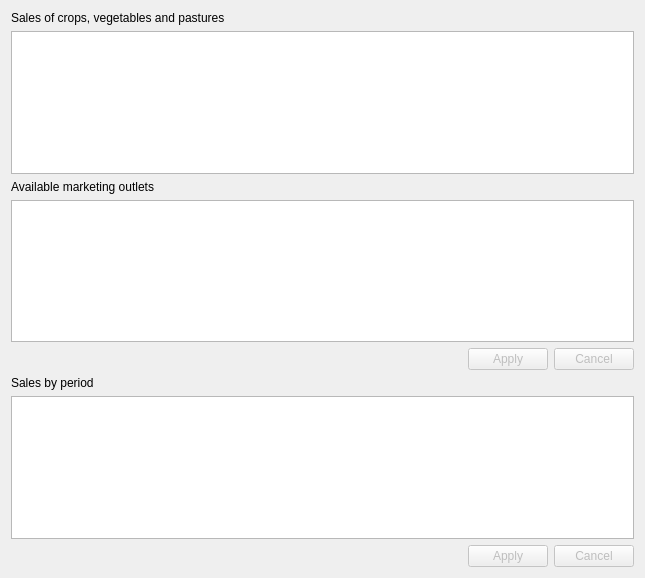
<?xml version="1.0" encoding="UTF-8"?>
<ui version="4.0">
 <class>soldprods</class>
 <widget class="QWidget" name="soldprods">
  <property name="geometry">
   <rect>
    <x>0</x>
    <y>0</y>
    <width>645</width>
    <height>578</height>
   </rect>
  </property>
  <property name="toolTip">
   <string/>
  </property>
  <layout class="QVBoxLayout" name="verticalLayout_2">
   <item>
    <widget class="QLabel" name="Label286">
     <property name="enabled">
      <bool>true</bool>
     </property>
     <property name="palette">
      <palette>
       <active>
        <colorrole role="WindowText">
         <brush brushstyle="SolidPattern">
          <color alpha="255">
           <red>0</red>
           <green>0</green>
           <blue>0</blue>
          </color>
         </brush>
        </colorrole>
       </active>
       <inactive>
        <colorrole role="WindowText">
         <brush brushstyle="SolidPattern">
          <color alpha="255">
           <red>0</red>
           <green>0</green>
           <blue>0</blue>
          </color>
         </brush>
        </colorrole>
       </inactive>
       <disabled>
        <colorrole role="WindowText">
         <brush brushstyle="SolidPattern">
          <color alpha="255">
           <red>0</red>
           <green>0</green>
           <blue>0</blue>
          </color>
         </brush>
        </colorrole>
       </disabled>
      </palette>
     </property>
     <property name="toolTip">
      <string/>
     </property>
     <property name="text">
      <string>Sales of crops, vegetables and pastures</string>
     </property>
    </widget>
   </item>
   <item>
    <widget class="QTableView" name="AdvListView1">
     <property name="enabled">
      <bool>true</bool>
     </property>
     <property name="toolTip">
      <string/>
     </property>
    </widget>
   </item>
   <item>
    <layout class="QHBoxLayout" name="horizontalLayout">
     <item>
      <layout class="QVBoxLayout" name="verticalLayout">
       <item>
        <widget class="QLabel" name="label">
         <property name="text">
          <string>Available marketing outlets</string>
         </property>
        </widget>
       </item>
       <item>
        <widget class="QTableView" name="AdvListView2">
         <property name="enabled">
          <bool>true</bool>
         </property>
         <property name="toolTip">
          <string/>
         </property>
        </widget>
       </item>
       <item>
        <layout class="QHBoxLayout" name="horizontalLayout_3">
         <item>
          <spacer name="horizontalSpacer_4">
           <property name="orientation">
            <enum>Qt::Horizontal</enum>
           </property>
           <property name="sizeHint" stdset="0">
            <size>
             <width>40</width>
             <height>20</height>
            </size>
           </property>
          </spacer>
         </item>
         <item>
          <widget class="QPushButton" name="BitBtn3">
           <property name="enabled">
            <bool>false</bool>
           </property>
           <property name="toolTip">
            <string>Save the current record</string>
           </property>
           <property name="text">
            <string>Apply</string>
           </property>
           <property name="icon">
            <iconset resource="../images.qrc">
             <normaloff>:/images/apply.png</normaloff>:/images/apply.png</iconset>
           </property>
           <property name="flat">
            <bool>false</bool>
           </property>
          </widget>
         </item>
         <item>
          <widget class="QPushButton" name="BitBtn4">
           <property name="enabled">
            <bool>false</bool>
           </property>
           <property name="toolTip">
            <string>Restore the current record</string>
           </property>
           <property name="text">
            <string>Cancel</string>
           </property>
           <property name="icon">
            <iconset resource="../images.qrc">
             <normaloff>:/images/cancel.png</normaloff>:/images/cancel.png</iconset>
           </property>
           <property name="flat">
            <bool>false</bool>
           </property>
          </widget>
         </item>
        </layout>
       </item>
      </layout>
     </item>
    </layout>
   </item>
   <item>
    <widget class="QLabel" name="Label5">
     <property name="enabled">
      <bool>true</bool>
     </property>
     <property name="toolTip">
      <string/>
     </property>
     <property name="text">
      <string>Sales by period</string>
     </property>
    </widget>
   </item>
   <item>
    <widget class="QTableView" name="AdvListView3">
     <property name="enabled">
      <bool>true</bool>
     </property>
     <property name="toolTip">
      <string/>
     </property>
    </widget>
   </item>
   <item>
    <layout class="QHBoxLayout" name="horizontalLayout_2">
     <item>
      <spacer name="horizontalSpacer_3">
       <property name="orientation">
        <enum>Qt::Horizontal</enum>
       </property>
       <property name="sizeHint" stdset="0">
        <size>
         <width>40</width>
         <height>20</height>
        </size>
       </property>
      </spacer>
     </item>
     <item>
      <widget class="QPushButton" name="BitBtn1">
       <property name="enabled">
        <bool>false</bool>
       </property>
       <property name="toolTip">
        <string>Save the current record</string>
       </property>
       <property name="text">
        <string>Apply</string>
       </property>
       <property name="icon">
        <iconset resource="../images.qrc">
         <normaloff>:/images/apply.png</normaloff>:/images/apply.png</iconset>
       </property>
       <property name="flat">
        <bool>false</bool>
       </property>
      </widget>
     </item>
     <item>
      <widget class="QPushButton" name="BitBtn2">
       <property name="enabled">
        <bool>false</bool>
       </property>
       <property name="toolTip">
        <string>Restore the current record</string>
       </property>
       <property name="text">
        <string>Cancel</string>
       </property>
       <property name="icon">
        <iconset resource="../images.qrc">
         <normaloff>:/images/cancel.png</normaloff>:/images/cancel.png</iconset>
       </property>
       <property name="flat">
        <bool>false</bool>
       </property>
      </widget>
     </item>
    </layout>
   </item>
  </layout>
 </widget>
 <resources>
  <include location="../images.qrc"/>
 </resources>
 <connections/>
</ui>
